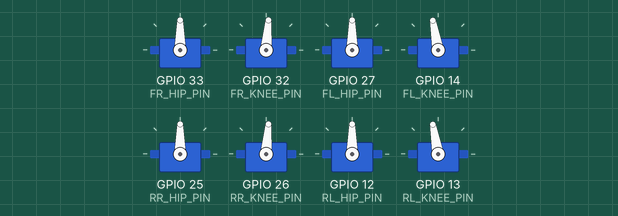
Recording of a sketch running on a simulated ESP32. On the bench: 8 × servo.

Above: at 0.05 s.
At 0.6 s:
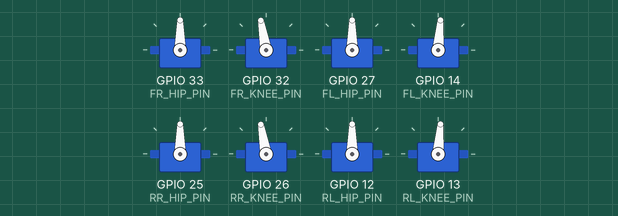
Timing chart, 0 to 3.0 s (numbered marks = the images above):
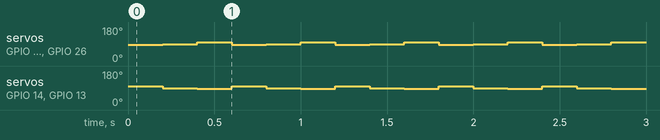

Measured:
- by itself, servo on GPIO 32 (FR_KNEE_PIN), servo on GPIO 26 (RR_KNEE_PIN): repeats every 0.60 s: 100° 0.20 s, 85° 0.20 s, 90° 0.20 s
- by itself, servo on GPIO 14 (FL_KNEE_PIN), servo on GPIO 13 (RL_KNEE_PIN): repeats every 0.60 s: 85° 0.20 s, 100° 0.20 s, 90° 0.20 s

The sketch:

superfile.ino
```cpp
#include <Arduino.h>
#include <math.h>
#include <ESP32Servo.h>

// Servo objects for each leg (hip and knee servos)
Servo frontRightHip, frontRightKnee;
Servo frontLeftHip, frontLeftKnee;
Servo rearRightHip, rearRightKnee;
Servo rearLeftHip, rearLeftKnee;

// Define the GPIO pins for the servos.
#define FR_HIP_PIN 33   // first green wire from front
#define FR_KNEE_PIN 32  // black wire
#define FL_HIP_PIN 27   // orange wire
#define FL_KNEE_PIN 14  // second green wire
#define RR_HIP_PIN 25   // first yellow wire
#define RR_KNEE_PIN 26  // brown wire
#define RL_HIP_PIN 12   // second yellow wire
#define RL_KNEE_PIN 13  // third yellow wire

void setup() {
  Serial.begin(115200);

  // Attach servos to their respective GPIO pins.
  frontRightHip.attach(FR_HIP_PIN);
  frontRightKnee.attach(FR_KNEE_PIN);
  frontLeftHip.attach(FL_HIP_PIN);
  frontLeftKnee.attach(FL_KNEE_PIN);
  rearRightHip.attach(RR_HIP_PIN);
  rearRightKnee.attach(RR_KNEE_PIN);
  rearLeftHip.attach(RL_HIP_PIN);
  rearLeftKnee.attach(RL_KNEE_PIN);
}

void loop() {
  // ---------------- Knee Movement Only ----------------
  // Knees Move
  frontRightKnee.write(85);
  frontLeftKnee.write(100);
  rearRightKnee.write(85);
  rearLeftKnee.write(100);

  delay(200);

  // Knees Stop Move
  frontRightKnee.write(90);
  frontLeftKnee.write(90);
  rearRightKnee.write(90);
  rearLeftKnee.write(90);

  delay(200);

  // Knees Move other direction
  frontRightKnee.write(100);
  frontLeftKnee.write(85);
  rearRightKnee.write(100);
  rearLeftKnee.write(85);

  delay(200);

  // // ---------------- Hip Movement Only ----------------
  // // Hips Move
  // frontRightHip.write(85);
  // frontLeftHip.write(100);
  // rearRightHip.write(85);
  // rearLeftHip.write(100);

  // delay(200);

  // // Hips Stop Move
  // frontRightHip.write(90);
  // frontLeftHip.write(90);
  // rearRightHip.write(90);
  // rearLeftHip.write(90);

  // delay(200);

  // // Hips Move other direction
  // frontRightHip.write(100);
  // frontLeftHip.write(85);
  // rearRightHip.write(100);
  // rearLeftHip.write(85);

  // delay(200);

  // // ---------------- All Movement ----------------
  // // Knees Move
  // frontRightKnee.write(85);
  // frontLeftKnee.write(100);
  // rearRightKnee.write(85);
  // rearLeftKnee.write(100);
  // frontRightHip.write(85);
  // frontLeftHip.write(100);
  // rearRightHip.write(85);
  // rearLeftHip.write(100);

  // delay(200);

  // // Knees Stop Move
  // frontRightKnee.write(90);
  // frontLeftKnee.write(90);
  // rearRightKnee.write(90);
  // rearLeftKnee.write(90);
  // frontRightHip.write(90);
  // frontLeftHip.write(90);
  // rearRightHip.write(90);
  // rearLeftHip.write(90);

  // delay(200);

  // // Knees Move other direction
  // frontRightKnee.write(100);
  // frontLeftKnee.write(85);
  // rearRightKnee.write(100);
  // rearLeftKnee.write(85);
  // frontRightHip.write(100);
  // frontLeftHip.write(85);
  // rearRightHip.write(100);
  // rearLeftHip.write(85);

  // delay(200);
}
```
